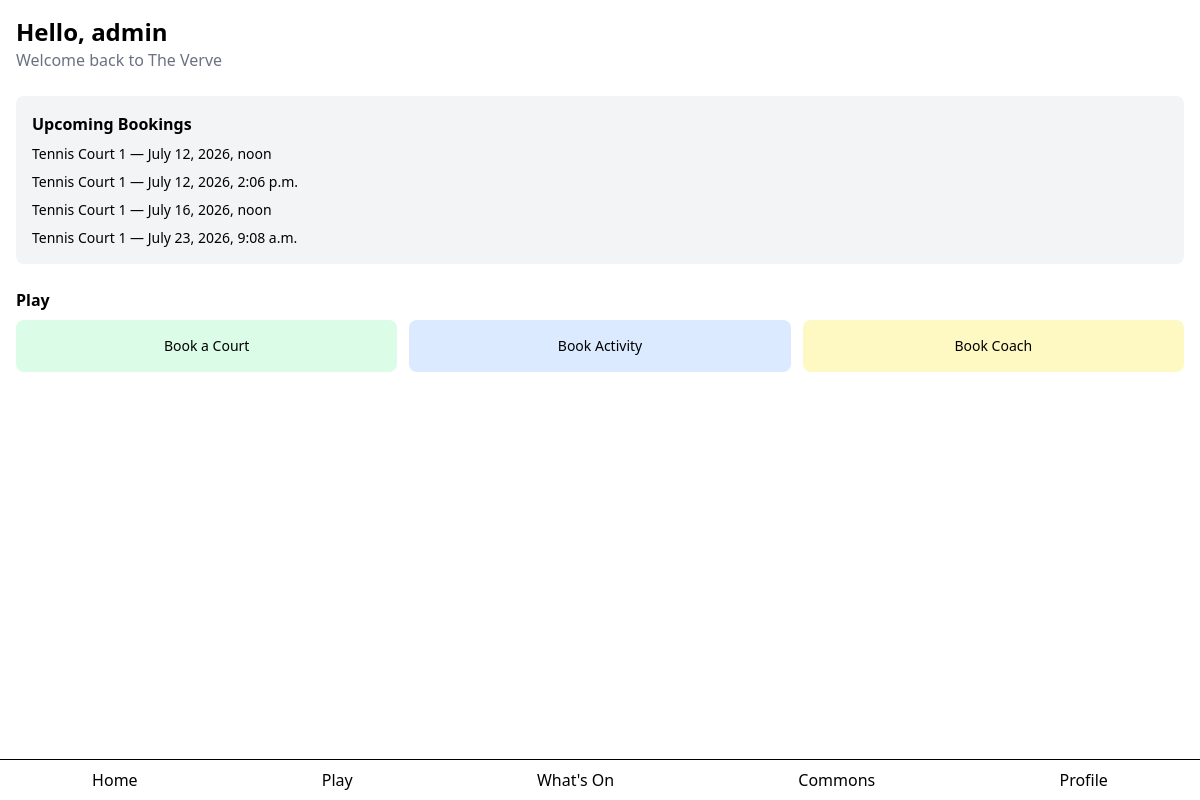
The page / (signed in) on the database as committed earlier.
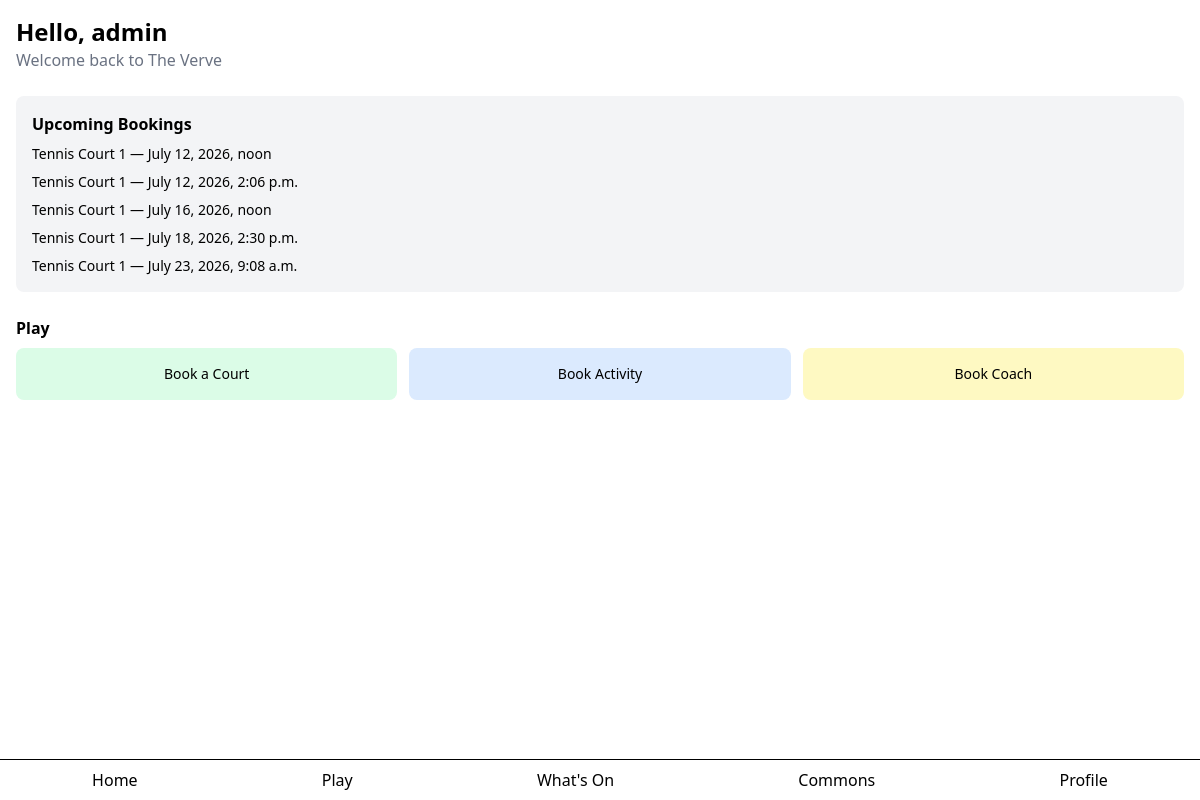
The same page on the database as committed later.
### courts/models.py (models this page shows, shortened)
class Booking(models.Model):
    user = models.ForeignKey(User, on_delete=models.CASCADE)
    court = models.ForeignKey(Court, on_delete=models.CASCADE)
    coach = models.ForeignKey(Coach, on_delete=models.SET_NULL, null=True, blank=True)
    start_time = models.DateTimeField()
    end_time = models.DateTimeField()
    status = models.CharField(max_length=20, choices=STATUS_CHOICES, default="pending")

class Court(models.Model):
    name = models.CharField(max_length=200)
    hourly_rate = models.DecimalField(max_digits=8, decimal_places=2)
    is_active = models.BooleanField(default=True)
    sport = models.ForeignKey(Sport, on_delete=models.CASCADE)

### home/views.py (the view)
# urls.py: 2. Add a URL to urlpatterns:  path('', views.home, name='home')
@login_required
def home(request):
    now = timezone.now()
    upcoming_bookings = Booking.objects.filter(
        user=request.user,
        start_time__gte=now
    ).order_by("start_time")
    upcoming_activity_bookings = ActivityBooking.objects.filter(
        user=request.user,
        activity__start_time__gte=now
    ).order_by("activity__start_time")
    return render(request, "home/home.html", {
        "upcoming_bookings": upcoming_bookings,
        "upcoming_activity_bookings": upcoming_activity_bookings,
    })

### home/templates/home/home.html (shortened to what this page needs)
{% extends "base.html" %}
{% block content %}
<div class="p-4">
    <h1 class="text-2xl font-bold">Hello, {{ user.username }}</h1>
    <p class="text-gray-500">Welcome back to The Verve</p>
<div class="mt-6 bg-gray-100 rounded-lg p-4">
    <h2 class="font-semibold mb-2">Upcoming Bookings</h2>
    {% if upcoming_bookings or upcoming_activity_bookings %}
        <ul class="space-y-2">
        {% for booking in upcoming_bookings %}
            <li class="text-sm">
                {{ booking.court.name }} — {{ booking.start_time }}
            </li>
        {% endfor %}
        </ul>
    {% else %}
        <p class="text-gray-500 text-sm">No upcoming bookings yet.</p>
    {% endif %}
</div>
    <div class="mt-6">
        <h2 class="font-semibold mb-2">Play</h2>
        <div class="grid grid-cols-3 gap-3">
            <a href="{% url 'courts:court-list' %}" class="bg-green-100 rounded-lg p-4 text-center">
                <p class="text-sm font-medium">Book a Court</p>
            </a>
            <a href="{% url 'courts:activity-list' %}" class="bg-blue-100 rounded-lg p-4 text-center">
                <p class="text-sm font-medium">Book Activity</p>
            </a>
            <a href="{% url 'courts:coach-list' %}" class="bg-yellow-100 rounded-lg p-4 text-center">
                <p class="text-sm font-medium">Book Coach</p>
            </a>
        </div>
    </div>
</div>
{% endblock %}

Rows that differ between the two databases and show on the page:
added Booking: court.name "Tennis Court 1", start_time "July 18, 2026, 2:30 p.m."
